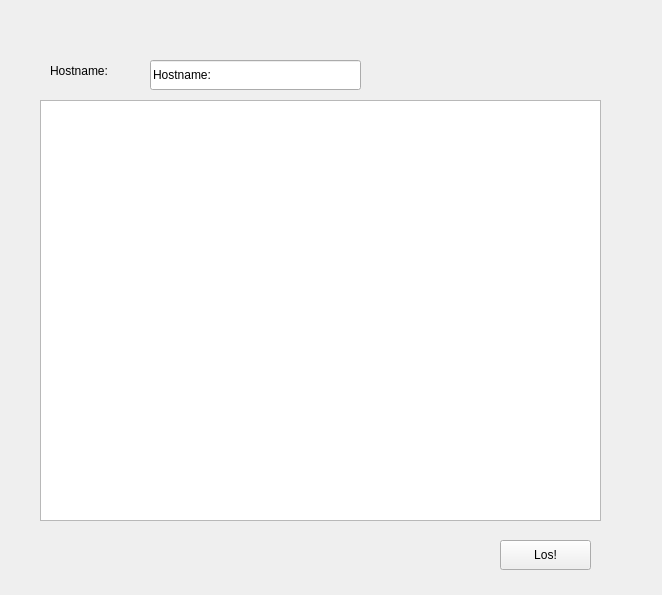
<?xml version="1.0" encoding="UTF-8"?>
<ui version="4.0">
 <class>Webclient</class>
 <widget class="QWidget" name="Webclient">
  <property name="geometry">
   <rect>
    <x>0</x>
    <y>0</y>
    <width>662</width>
    <height>595</height>
   </rect>
  </property>
  <property name="windowTitle">
   <string>Webclient</string>
  </property>
  <widget class="QPushButton" name="los">
   <property name="geometry">
    <rect>
     <x>500</x>
     <y>540</y>
     <width>91</width>
     <height>30</height>
    </rect>
   </property>
   <property name="text">
    <string>Los!</string>
   </property>
  </widget>
  <widget class="QLineEdit" name="hostname">
   <property name="geometry">
    <rect>
     <x>150</x>
     <y>60</y>
     <width>211</width>
     <height>30</height>
    </rect>
   </property>
   <property name="text">
    <string>Hostname:</string>
   </property>
  </widget>
  <widget class="QTextEdit" name="screan">
   <property name="geometry">
    <rect>
     <x>40</x>
     <y>100</y>
     <width>561</width>
     <height>421</height>
    </rect>
   </property>
  </widget>
  <widget class="QLabel" name="label">
   <property name="geometry">
    <rect>
     <x>50</x>
     <y>60</y>
     <width>101</width>
     <height>22</height>
    </rect>
   </property>
   <property name="text">
    <string>Hostname:</string>
   </property>
  </widget>
 </widget>
 <layoutdefault spacing="6" margin="11"/>
 <resources/>
 <connections/>
</ui>
